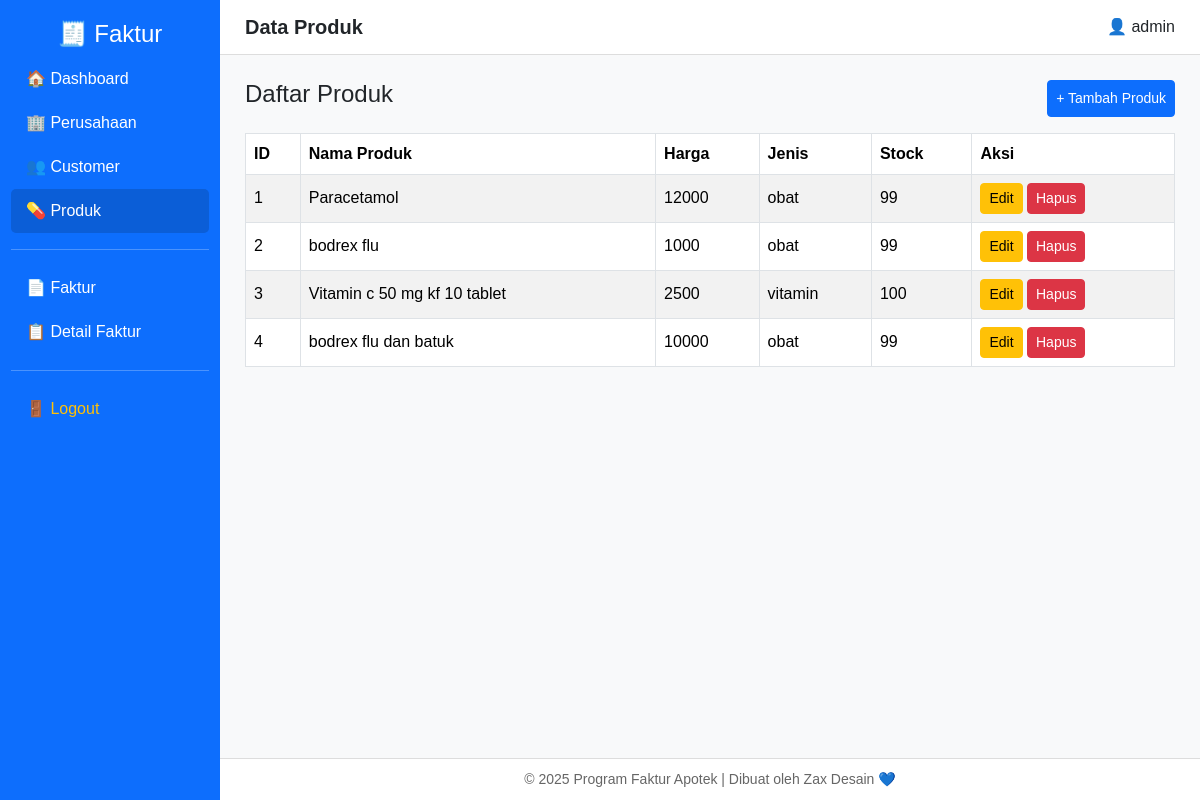
The app's page /produk.php (signed in) with its own data.
### tables this page shows
CREATE TABLE `produk` (
  `id_produk` int(11) NOT NULL,
  `nama_produk` varchar(100) NOT NULL,
  `Price` double DEFAULT NULL,
  `Jenis` varchar(50) DEFAULT NULL,
  `stock` int(11) DEFAULT 0
);

### produk.php (the view, shortened to what this page needs)
<?php
include '../koneksi.php';
?>
<!DOCTYPE html>
<html lang="id">
<head>
<link href="https://cdn.jsdelivr.net/npm/bootstrap@5.3.3/dist/css/bootstrap.min.css" rel="stylesheet">
</head>
<body>
<div class="sidebar">
    <h4>🧾 Faktur</h4>
    <a href="../dashboard.php">🏠 Dashboard</a>
    <a href="perusahaan.php">🏢 Perusahaan</a>
    <a href="customer.php">👥 Customer</a>
    <a href="produk.php" style="background:#0b5ed7;">💊 Produk</a>
    <hr style="width:90%;border-color:white">
    <a href="../transaksi/faktur.php">📄 Faktur</a>
    <a href="../transaksi/detail_faktur.php">📋 Detail Faktur</a>
    <hr style="width:90%;border-color:white">
    <a href="../logout.php" class="text-warning">🚪 Logout</a>
</div>
<div class="main">
<header>
    <h2>Data Produk</h2>
    <span>👤 <?php echo $_SESSION['username']; ?></span>
</header>
<div class="content">
    <div class="d-flex justify-content-between mb-3">
        <h4>Daftar Produk</h4>
        <button class="btn btn-primary btn-sm" data-bs-toggle="modal" data-bs-target="#modalProduk">+ Tambah Produk</button>
    </div>
    <table class="table table-bordered table-striped align-middle">
        <thead>
            <tr>
                <th>ID</th>
                <th>Nama Produk</th>
                <th>Harga</th>
                <th>Jenis</th>
                <th>Stock</th>
                <th>Aksi</th>
            </tr>
        </thead>
        <tbody>
            <?php
            $data = $koneksi->query("SELECT * FROM produk");
            if ($data->num_rows > 0) {
                while ($d = $data->fetch_assoc()) {
                    echo "
                    <tr>
                        <td>{$d['id_produk']}</td>
                        <td>{$d['nama_produk']}</td>
                        <td>{$d['Price']}</td>
                        <td>{$d['Jenis']}</td>
                        <td>{$d['stock']}</td>
                        <td>
                            <a href='?edit={$d['id_produk']}' class='btn btn-sm btn-warning'>Edit</a>
                            <a href='?hapus={$d['id_produk']}' onclick='return confirm(\"Yakin hapus produk ini?\")' class='btn btn-sm btn-danger'>Hapus</a>
                        </td>
                    </tr>";
                }
            } else {
                echo "<tr><td colspan='6' class='text-center'>Belum ada data produk</td></tr>";
            }
            ?>
        </tbody>
    </table>
</div>
<footer>
    © 2025 Program Faktur Apotek | Dibuat oleh Zax Desain 💙
</footer>
</div>
</body>
</html>

### produk.php (style rules this page uses)
body { margin:0;background:#f8f9fa;display:flex;height:100vh;overflow:hidden;font-family:"Poppins",sans-serif }
.sidebar { width:220px;background:#0d6efd;color:white;display:flex;flex-direction:column;align-items:center;padding-top:20px;position:fixed;left:0;top:0;bottom:0 }
.sidebar a { color:white;text-decoration:none;display:block;padding:10px 15px;width:90%;border-radius:5px }
.main { margin-left:220px;flex:1;display:flex;flex-direction:column }
header { background:white;border-bottom:1px solid #ddd;padding:15px 25px;display:flex;justify-content:space-between;align-items:center }
header h2 { margin:0;font-size:20px;font-weight:600 }
.content { flex-grow:1;padding:25px;overflow-y:auto }
footer { background:white;border-top:1px solid #ddd;padding:10px;text-align:center;font-size:14px;color:#666 }
.table thead { background:#0d6efd;color:white }

### records on screen
produk: id_produk "1", nama_produk "Paracetamol", Price "12000", Jenis "obat", stock "99"
produk: id_produk "2", nama_produk "bodrex flu", Price "1000", Jenis "obat", stock "99"
produk: id_produk "3", nama_produk "Vitamin c 50 mg kf 10 tablet", Price "2500", Jenis "vitamin", stock "100"
produk: id_produk "4", nama_produk "bodrex flu dan batuk", Price "10000", Jenis "obat", stock "99"

### other values on screen
$_SESSION['username'] "admin"
